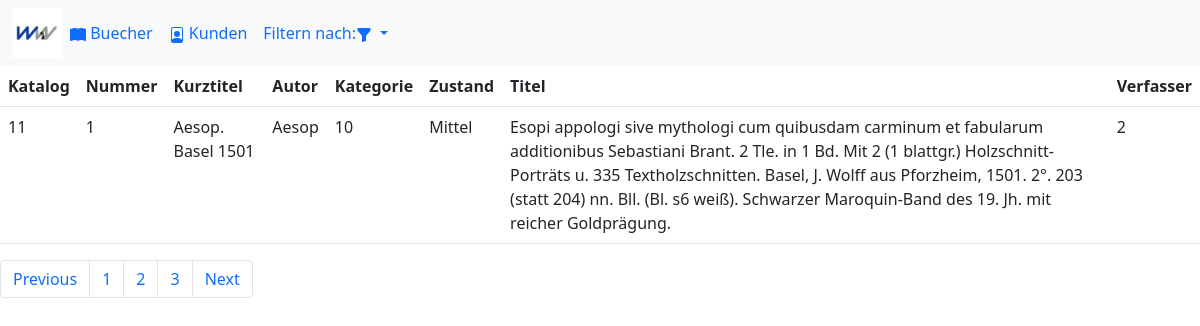
Screenshot of /controller_buecher_details.php?id=1 with the database file from the repository.
### tables this page shows
CREATE TABLE `buecher` (
  `id` int(10) unsigned NOT NULL,
  `katalog` int(11) NOT NULL,
  `nummer` int(11) NOT NULL,
  `kurztitle` text NOT NULL,
  `kategorie` int(11) NOT NULL,
  `verkauft` tinyint(1) NOT NULL,
  `kaufer` int(11) NOT NULL,
  `autor` text NOT NULL,
  `title` text NOT NULL,
  `sprache` varchar(250) NOT NULL,
  `foto` varchar(250) NOT NULL,
  `verfasser` int(11) NOT NULL,
  `zustand` char(1) NOT NULL
);

### Model/Query.php (called while the page is built, shortened)
<?php
class Query {
    public function getBuecherDetails($conn, $id, $limit){
        $query = "SELECT id, katalog, nummer, kurztitle, autor, kategorie, zustand, title, verfasser FROM buecher where id = $id limit $limit;";
        $result = $conn->query($query);
        return $result;
    }
}
?>

### View/ViewBuecherDetails.php (the view, shortened to what this page needs)
<?php
class ViewBuecherDetails{
    public function printTable($result, $conn){
        if ($result!== false && $result->num_rows > 0) {
            echo "<table class='table'><tr><th>Katalog</th><th>Nummer</th><th>Kurztitel</th><th>Autor</th><th>Kategorie</th><th>Zustand</th><th>Titel</th><th>Verfasser</th></tr>";
            while($row = $result->fetch_assoc()) {
              if ($row["zustand"] == 'G') {
                $row['zustand'] = "Gut";
              } else if ($row['zustand'] == 'M') {
                $row['zustand'] = "Mittel";
              } else {
                $row['zustand'] = "Schlecht";
              }
              echo "
              <tr>
              <td>".$row["katalog"]."</td>
              <td>".$row["nummer"]."</td>
              <td>".$row['kurztitle']."</td>
              <td>".$row['autor']."</td>
              <td>".$row['kategorie']."</td>
              <td>".$row['zustand']."</td>
              <td>".$row['title']."</td>
              <td>".$row['verfasser']."</td>
              </tr>
             ";
       }
            echo "</table>";
            } else {
            echo "0 results";
            }
             echo ' <ul class="pagination">
             <li class="page-item"><a class="page-link" href="#">Previous</a></li>
             <li class="page-item"><a class="page-link" href="#">1</a></li>
             <li class="page-item"><a class="page-link" href="#">2</a></li>
             <li class="page-item"><a class="page-link" href="#">3</a></li>
             <li class="page-item"><a class="page-link" href="#">Next</a></li>
           </ul>';
        }
    }
?>

### rows the page displays
buecher: katalog "11", nummer "1", kurztitle "Aesop. Basel 1501", autor "Aesop", kategorie "10", zustand "Mittel", title "Esopi appologi sive mythologi cum quibusdam carminum et fabularum additionibus Sebastiani Brant. 2 Tle. in 1 Bd. Mit 2 (1 blattgr.) Holzschnitt-Porträts u. 335 Textholzschnitten. Basel, J. Wolff aus Pforzheim, 1501. 2°. 203 (statt 204) nn. Bll. (Bl. s6 weiß). Schwarzer Maroquin-Band des 19. Jh. mit reicher Goldprägung.", verfasser "2"
